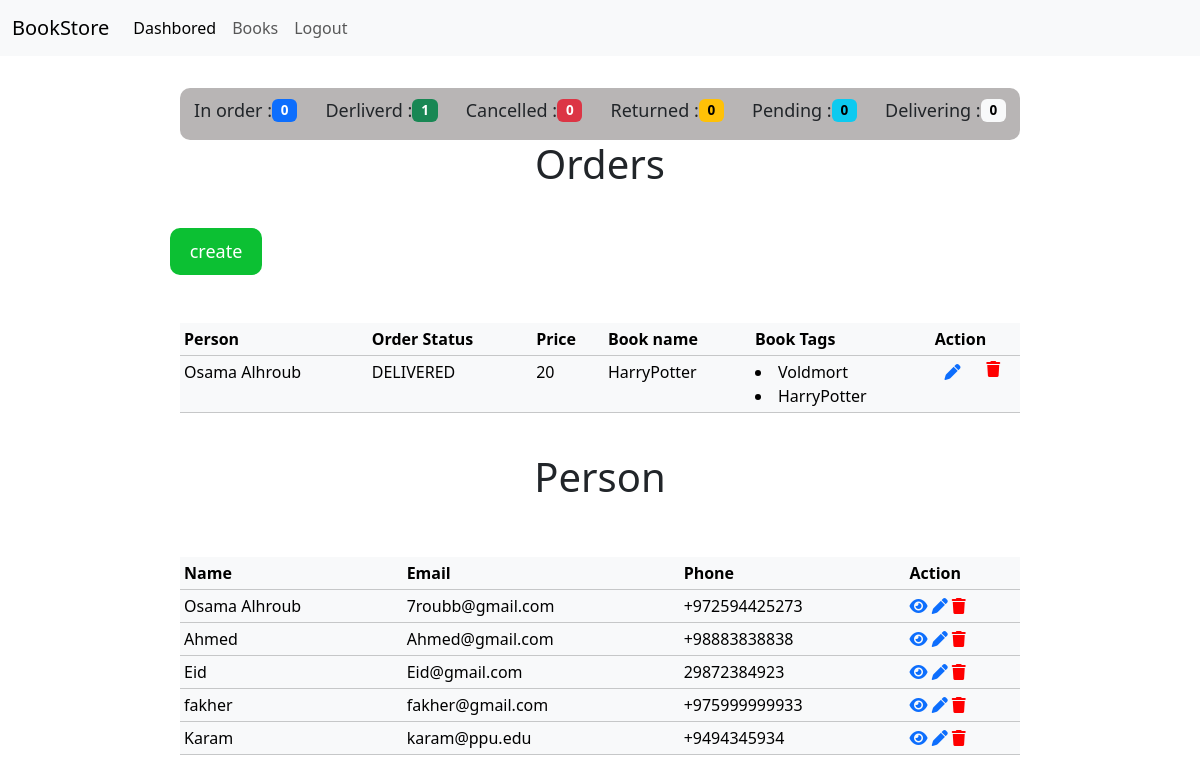
The page / on the database its author committed.
### Store/models.py (models this page shows, shortened)
class Order(models.Model):
    customer = models.ForeignKey(Customer, on_delete=models.CASCADE)
    book = models.ForeignKey(Book, on_delete=models.CASCADE)
    quantity = models.IntegerField(default=1)
    STATUS = [
       ('IN ORDER','IN ORDER'),
        ('DELIVERED','DELIVERED'),
        ('CANCELLED','CANCELLED'),
        ('RETURNED','RETURNED'),
        ('PENDING','PENDING'),
        ('DELIVERING','DELIVERING'),
    ]
    status = models.CharField(max_length=100, choices=STATUS)

class Customer(models.Model):
    name = models.CharField(max_length=100)
    email = models.EmailField(max_length=100)
    address = models.CharField(max_length=100)
    phone = models.CharField(max_length=100)

class Book(models.Model):
    name = models.CharField(max_length=100,null=True, blank=True)
    author = models.CharField(max_length=100 ,null=True, blank=True)
    price = models.CharField(max_length=100 ,null=True)
    issuDate = models.DateField(null=True, blank=True)
    CATOGRTY = [
        ('Fiction', 'Fiction'),
        ('Non-Fiction', 'Non-Fiction'),
        ('Biography', 'Biography'),
        ('Thriller', 'Thriller'),
        ('Romance', 'Romance'),
        ('Horror', 'Horror'),
        ('Mystery', 'Mystery'),
        ('Sci-Fi', 'Sci-Fi'),
        ('Self-Help', 'Self-Help'),
        ('Health', 'Health'),
        ('Cooking', 'Cooking'),
        ('History', 'History'),
        ('Travel', 'Travel'),
        ('Education', 'Education'),
        ('Business', 'Business'),
        ('Politics', 'Politics'),
        ('Religion', 'Religion'),
        ('Spirituality', 'Spirituality'),
        ('Science', 'Science'),
        ('Technology', 'Technology'),
    ]
    category = models.CharField(max_length=100, choices=CATOGRTY)
    tag = models.ManyToManyField(Tag, blank=True, null= True)

class Tag (models.Model):
    name = models.CharField(max_length=100)

### Store/views.py (the view)
# urls.py: 2. Add a URL to urlpatterns:  path('', views.home, name='home')
def home(request):
    person = Customer.objects.all()
    order = Order.objects.all()
    book = Book.objects.all()
    in_order = Order.objects.filter(status='IN ORDER').count()
    delivered = Order.objects.filter(status='DELIVERED').count()
    cancelled = Order.objects.filter(status='CANCELLED').count()
    returned = Order.objects.filter(status='RETURNED').count()
    pending = Order.objects.filter(status='PENDING').count()
    delivering = Order.objects.filter(status='DELIVERING').count()
    context = {'persons':person
               , 'book':book ,
                'order':order,
                'in_order':in_order,
                'delivered':delivered,
                'cancelled':cancelled,
                'returned':returned,
                'pending':pending,
                'delivering':delivering}
    return render(request,'dashbored.html',context)

### Store/templates/dashbored.html (shortened to what this page needs)
{% extends "main.html" %}
{% block content %}
<div class='content'>
<div class="header">
    <p> In order :   <span class="badge text-bg-primary">{{in_order}}</span></p>
    <p> Derliverd :   <span class="badge text-bg-success">{{delivered}}</span></p>
    <p> Cancelled :   <span class="badge text-bg-danger"> {{cancelled}}</span> </p>
    <p> Returned :   <span class="badge text-bg-warning">{{returned}}</span> </p>
    <p> Pending :   <span class="badge text-bg-info">{{pending}}</span></p>
    <p> Delivering :   <span class="badge text-bg-light">{{delivering}}</span></p>
</div>
<h1>Orders</h1>
<table class="table table-sm table-light">
    <thead>
        <a  class='create' href='{% url "create" %}'>create</a>
      <tr>
        <th scope="col">Person</th>
        <th scope="col">Order Status</th>
        <th scope="col"> Price </th>
        <th scope="col">Book name</th>
        <th scope="col">Book Tags</th>
        <th scope = "col">
            Action
        </th>
      </tr>
    </thead>
    <tbody>
{% for  oe in order %} <tr>
        <td>{{oe.customer.name}}</td>
        <td>{{oe.status}}</td>
        <td>{{oe.book.price}}</td>
        <td>{{oe.book.name}}</td>
        <td>
        {% for t in oe.book.tag.all %}
        <li>{{t.name}}</li>
        {% endfor %}
        </td>
        <td >
          <div class = 'Action'>
          <a href = '{% url "update" oe.id %}'><i class="fa-solid fa-pen"></i></a>
          <form class='dlt-form' action="{% url "delete" oe.id %}" method="post">
            <button type="submit" class="delete" onclick="return confirm('Are you sure you want to delete this course?');">
        <i class="fa-solid fa-trash"></i>
              </button>
        </form>
      </div>
        </td>
      </tr>
    {% endfor %}
    </tbody>
  </table>
  <br>
  <h1>Person</h1>
  <table class="table table-sm table-light">
    <thead>
      <tr>
        <th scope="col"> Name </th>
        <th scope="col">Email</th>
        <th scope="col"> Phone </th>
        <th scope = "col">
            Action
        </th>
      </tr>
    </thead>
    <tbody>
{% for  person in persons %} <tr>
        <td>{{person.name}}</td>
        <td>{{person.email}}</td>
        <td>{{person.phone}}</td>
        <td>
            <a href = "{% url "customer" person.id %}"><i class="fa-solid fa-eye"></i></a>
            <a href = '#'><i class="fa-solid fa-pen"></i></a>
            <a href='#'><i class="fa-solid fa-trash"></i></a>
        </td>
      </tr>
    {% endfor %}
    </tbody>
  </table>
</div>
{% endblock  %}

### static/css/style.css (style rules this page uses)
.content { display: flex; flex-direction: column; justify-content: center; align-items: center; }
.header { width: 70vw; display: flex; justify-content: space-around; align-items: center; text-align: center; font-size: 18px; margin-top: 2rem; background-color:rgb(184, 181, 181) ; border-radius: 10px; }
.header p { margin-top: 9px; display: flex; justify-content: center; text-align: center; align-items: center; }
.table { width: 70%; }
.fa-trash { color: red; }
.table { margin-top: 3rem; }
.create { margin-top: 2rem; display: flex; justify-content: space-around; align-items: center; text-align: center; font-size: 18px; background-color:rgb(12, 192, 51) ; border-radius: 10px; text-decoration: none; color: white; padding: 10px 20px; position: relative; left: -32%; }
.delete { border: none; background-color: transparent; display: flex; }
.Action { display: flex; justify-content: space-around; }

### rows shown on the page
Order: customer.name "Osama Alhroub", status "DELIVERED", book.price "20", book.name "HarryPotter"
Tag: name "Voldmort"
Tag: name "HarryPotter"
Customer: name "Osama Alhroub", email "7roubb@gmail.com", phone "+972594425273"
Customer: name "Ahmed", email "Ahmed@gmail.com", phone "+98883838838"
Customer: name "Eid", email "Eid@gmail.com", phone "29872384923"
Customer: name "fakher", email "fakher@gmail.com", phone "+975999999933"
Customer: name "Karam", email "karam@ppu.edu", phone "+9494345934"

### other values the page prints
{{ in_order }} "0"
{{ delivered }} "1"
{{ cancelled }} "0"
{{ returned }} "0"
{{ pending }} "0"
{{ delivering }} "0"
